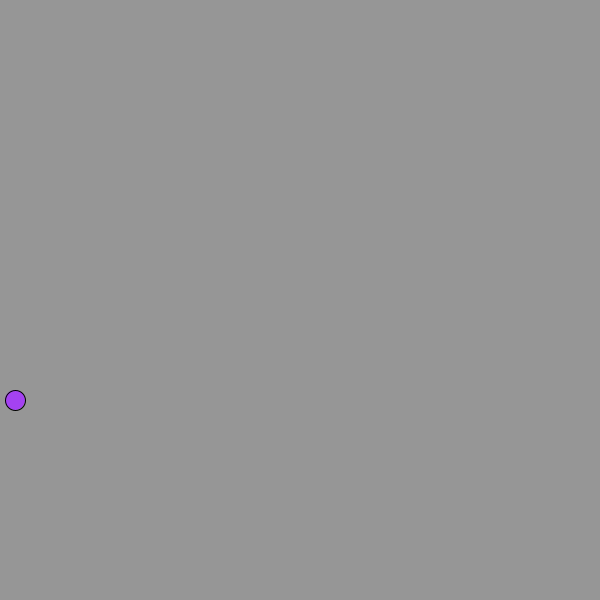
Frame 1 (no input)
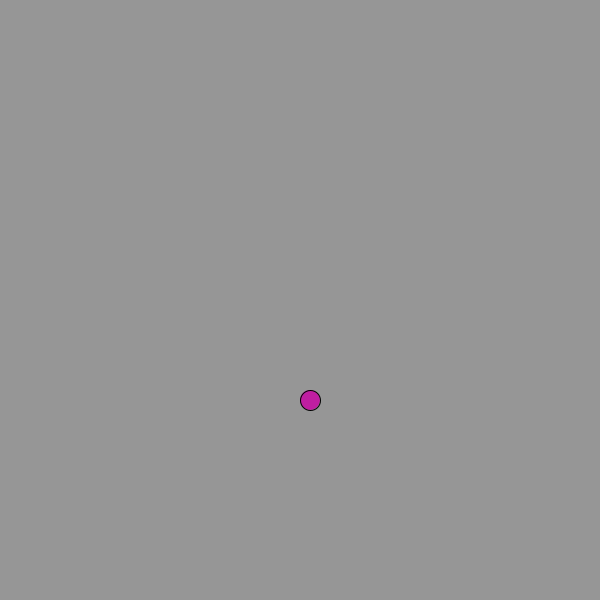
Frame 60 (the mouse pressed at the canvas centre just before this capture)
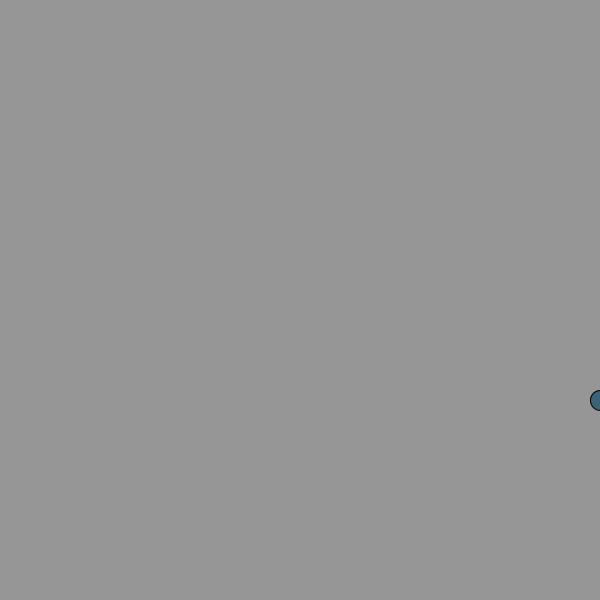
Frame 120 (the mouse held since frame 60 and released just before this capture)

The Processing sketch that drew these frames (run headless with seeded random() and noise(); from frame 60 on, the mouse is pressed at the canvas centre):

// Processing sketch: Animation_Basics
// ── Animation_Basics.pde
int xPos = 10;
int yPos = 400;
int speed = 5;
int redVal;
int blueVal;
int greenVal;

void setup() {
  size(600,600);
}

void draw () {
  
  background(150);
  
  println(xPos);
  
  
  xPos = xPos + speed;

  if (xPos > width || xPos <= 0){
    println("hit the edge");
    speed = -speed;  
  }
  
  
  redVal = int(random(0,255));
  greenVal = int(random(0,255));
  blueVal = int(random(0,255));
  fill(redVal, greenVal, blueVal);
  
  ellipse(xPos,yPos,20,20);
  
}
